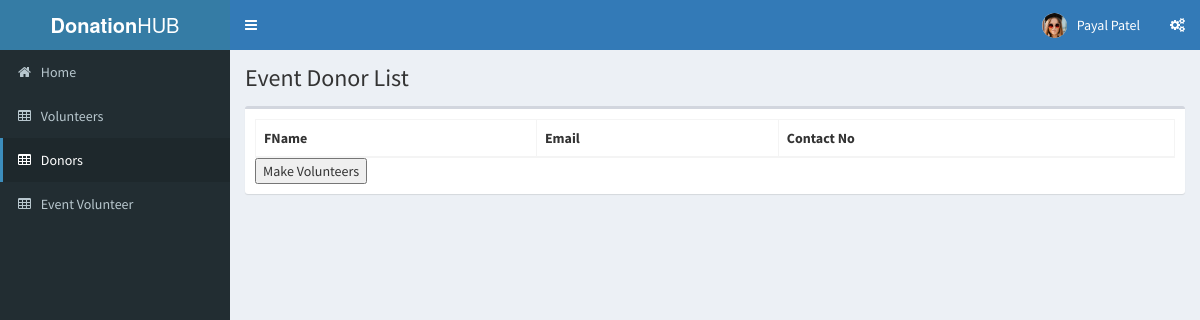
Screenshot of /thecharity/event_donor.php (signed in) with the database file from the repository.
### tables this page shows
CREATE TABLE `volunteer_register` (
  `volunteer_id` int(10) NOT NULL,
  `firstname` varchar(20) NOT NULL,
  `email` varchar(255) NOT NULL,
  `password` varchar(20) NOT NULL,
  `contactno` bigint(11) NOT NULL,
  `address` varchar(50) NOT NULL,
  `city` varchar(20) NOT NULL,
  `area_name` varchar(255) NOT NULL,
  `bloodgroup` varchar(10) NOT NULL,
  `gender` varchar(10) NOT NULL,
  `birthdate` date NOT NULL,
  `admin_accept` int(10) NOT NULL,
  `pic` text NOT NULL,
  `verified` varchar(255) NOT NULL DEFAULT 'not verified',
  `is_handler` int(11) NOT NULL DEFAULT 0,
  `is_event_volunteer` int(11) NOT NULL
);

### thecharity/event_donor.php (the view, shortened to what this page needs)
<?php
include("config.php");
$sql3="select * from volunteer_register where is_handler=1";
$res3=mysqli_query($conn,$sql3);
if($row3=mysqli_fetch_assoc($res3))
{
    $vol_nm=$row3['firstname'];
    $vol_pic=$row3['pic'];
}
?>
<!DOCTYPE html>
<html>
<head>
    <link rel="stylesheet" href="admin/bower_components/bootstrap/dist/css/bootstrap.min.css">
    <link rel="stylesheet" href="admin/bower_components/font-awesome/css/font-awesome.min.css">
    <link rel="stylesheet" href="admin/bower_components/Ionicons/css/ionicons.min.css">
    <link rel="stylesheet" href="admin/bower_components/datatables.net-bs/css/dataTables.bootstrap.min.css">
    <link rel="stylesheet" href="admin/dist/css/AdminLTE.min.css">
    <link rel="stylesheet" href="admin/dist/css/skins/_all-skins.min.css">
</head>
<body class="hold-transition skin-blue sidebar-mini">
<div class="wrapper">
    <header class="main-header">
        <a  class="logo">
            <span class="logo-lg"><b>Donation</b>HUB</span>
        </a>
        <nav class="navbar navbar-static-top">
            <a href="#" class="sidebar-toggle" data-toggle="push-menu" role="button">
            </a>
            <div class="navbar-custom-menu">
                <ul class="nav navbar-nav">
                    <li class="dropdown user user-menu">
                        <a href="#" class="dropdown-toggle" data-toggle="dropdown">
                            <img src="<?php echo $vol_pic;?>" class="user-image">
                            <span class="hidden-xs"><?php echo $vol_nm;?></span>
                        </a>
                    </li>
                    <li>
                        <a href="#" data-toggle="control-sidebar"><i class="fa fa-gears"></i></a>
                    </li>
                </ul>
            </div>
        </nav>
    </header>
    <aside class="main-sidebar">
        <section class="sidebar">
            <ul class="sidebar-menu" data-widget="tree">
                <li>
                    <a href="event_handler_index.php">
                        <i class="fa fa-home"></i> <span>Home</span>          </a>        </li>
                <li >
                    <a href="event_handler_volunteer.php">
                        <i class="fa fa-table"></i> <span>Volunteers</span>
                    </a>
                </li>
                <li class="active treeview">
                    <a href="event_donor.php">
                        <i class="fa fa-table"></i> <span>Donors</span>
                    </a>
                </li>
                 <li>
                    <a href="event_volunteer.php">
                        <i class="fa fa-table"></i> <span>Event Volunteer</span>
                    </a>
                </li>
            </ul>
        </section>
    </aside>
    <div class="content-wrapper">
        <section class="content-header">
            <h1>
                Event Donor List
            </h1>
        </section>
        <section class="content">
            <div class="row">
                <div class="col-xs-12">
                    <div class="box">
                        <div class="box-body">
                            <table id="example1" class="table table-bordered table-striped">
                                <thead>
                                <tr>
                                    <th>FName</th>
                                    <th>Email</th>
                                    <th>Contact No</th>
                                </tr>
                                </thead>
                            </table>
                            <button id="subVol">Make Volunteers</button>
                        </div>
                    </div>
                </div>
            </div>
        </section>
    </div>
</div>
</body>
</html>
<!DOCTYPE html PUBLIC "-//W3C//DTD XHTML 1.0 Transitional//EN" "http://www.w3.org/TR/xhtml1/DTD/xhtml1-transitional.dtd">
<html xmlns="http://www.w3.org/1999/xhtml">
<head>
</head>
<body>
</body>
</html>

### rows the page displays
volunteer_register: pic (picture), firstname "Payal Patel"
